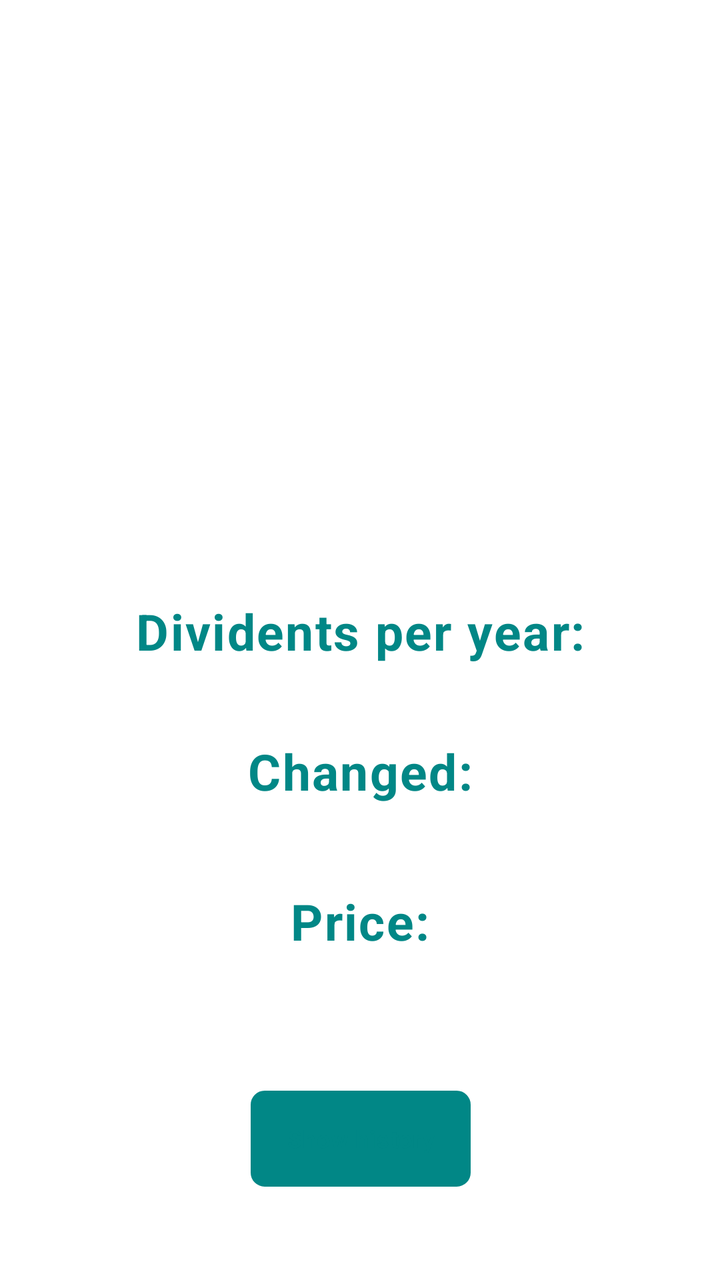
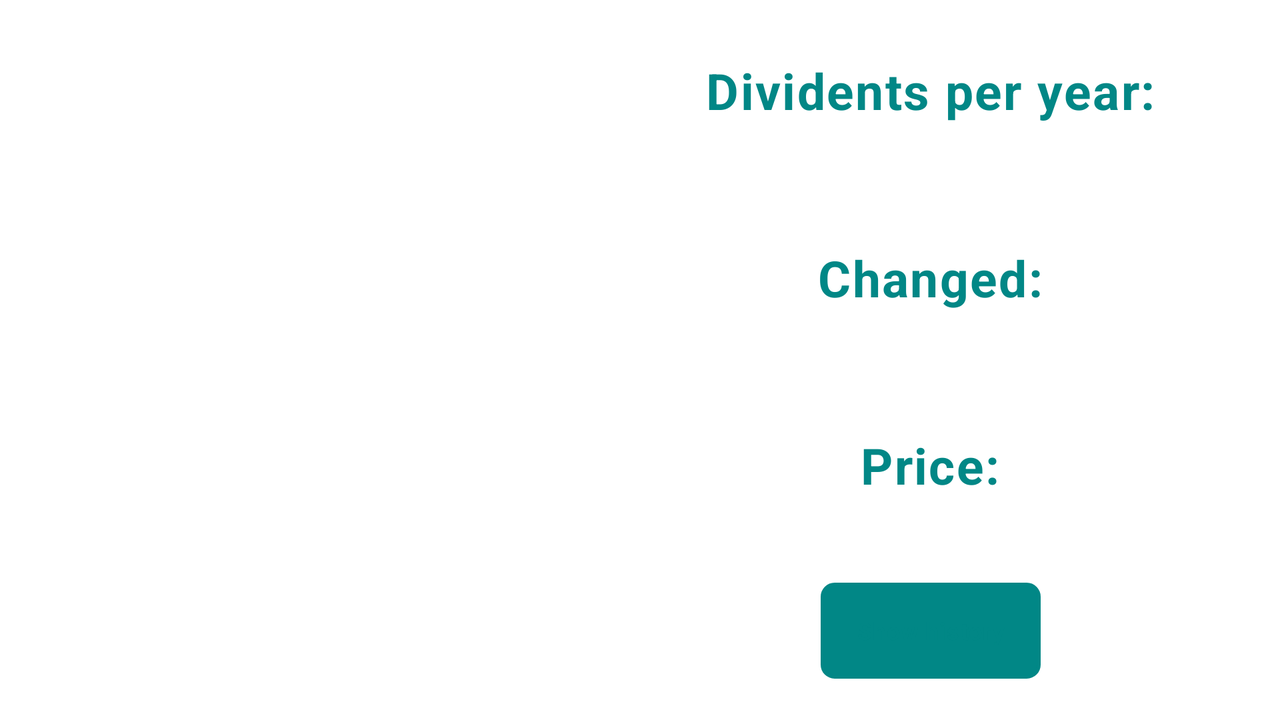

First picture: res/layout/ on a phone held upright. Second picture: the repository's own variant of that layout, on a device whose configuration matches the variant's folder. Source for both follows.
<!-- AndroidManifest.xml: application theme Theme.Fin -->
<!-- res/layout/show_details_activity.xml -->
<?xml version="1.0" encoding="utf-8"?>
<androidx.constraintlayout.widget.ConstraintLayout
    xmlns:android="http://schemas.android.com/apk/res/android"
    android:layout_width="match_parent"
    android:layout_height="match_parent"
    xmlns:app="http://schemas.android.com/apk/res-auto">
    <TextView
        android:id="@+id/ticker"
        android:layout_width="wrap_content"
        android:layout_height="wrap_content"
        android:textStyle="bold"
        android:textSize="25sp"
        android:textColor="@color/color"
        android:textAppearance="?attr/textAppearanceBody1"
        app:layout_constraintRight_toRightOf="@+id/imageTesla"
        app:layout_constraintLeft_toLeftOf="@+id/imageTesla"
        app:layout_constraintBottom_toTopOf="@+id/imageTesla"
        android:layout_marginBottom="10dp"
        android:gravity="center">
    </TextView>
    <ImageView
        android:id="@+id/imageTesla"
        android:layout_width="200dp"
        android:layout_height="200dp"
        android:gravity="center"
        app:layout_constraintBottom_toBottomOf="parent"
        app:layout_constraintLeft_toLeftOf="parent"
        app:layout_constraintRight_toRightOf="parent"
        app:layout_constraintTop_toTopOf="parent"
        app:layout_constraintVertical_bias="0.156">
    </ImageView>
    <TextView
        android:id="@+id/price"
        android:layout_width="wrap_content"
        android:layout_height="wrap_content"
        android:text="@string/price"
        android:textStyle="bold"
        android:textAppearance="?attr/textAppearanceBody1"
        android:textSize="25sp"
        android:textColor="@color/color"
        app:layout_constraintRight_toRightOf="@+id/imageTesla"
        app:layout_constraintLeft_toLeftOf="@+id/imageTesla"
        app:layout_constraintTop_toBottomOf="@+id/imageTesla"
        android:layout_marginTop="175dp"
        android:gravity="center">
    </TextView>
    <TextView
        android:id="@+id/change"
        android:layout_width="wrap_content"
        android:layout_height="wrap_content"
        android:text="@string/changed"
        android:textStyle="bold"
        android:textAppearance="?attr/textAppearanceBody1"
        android:textSize="25sp"
        android:textColor="@color/color"
        app:layout_constraintRight_toRightOf="@+id/imageTesla"
        app:layout_constraintLeft_toLeftOf="@+id/imageTesla"
        app:layout_constraintTop_toBottomOf="@+id/imageTesla"
        android:layout_marginTop="100dp"
        android:gravity="center">
    </TextView>
    <TextView
        android:id="@+id/showPrice"
        android:layout_width="wrap_content"
        android:layout_height="wrap_content"
        android:textSize="12sp"
        android:textColor="#808080"
        android:textAppearance="?attr/textAppearanceBody1"
        app:layout_constraintRight_toRightOf="@+id/price"
        app:layout_constraintLeft_toLeftOf="@+id/price"
        app:layout_constraintTop_toBottomOf="@+id/price"
        android:layout_marginTop="5dp"
        android:gravity="center">
    </TextView>

    <TextView
        android:id="@+id/showIndexFind"
        android:layout_width="wrap_content"
        android:layout_height="wrap_content"
        android:textSize="12sp"
        android:textColor="#808080"
        android:textAppearance="?attr/textAppearanceBody1"
        app:layout_constraintRight_toLeftOf="@+id/showChange"
        app:layout_constraintBottom_toBottomOf="@+id/showChange"
        app:layout_constraintTop_toTopOf="@+id/showChange"
        android:layout_marginEnd="5dp"
        android:gravity="center"
        >
    </TextView>

    <TextView
        android:id="@+id/showChange"
        android:layout_width="wrap_content"
        android:layout_height="wrap_content"
        android:textSize="12sp"
        android:textColor="#808080"
        android:textAppearance="?attr/textAppearanceBody1"
        app:layout_constraintRight_toRightOf="@+id/change"
        app:layout_constraintLeft_toLeftOf="@+id/change"
        app:layout_constraintTop_toBottomOf="@+id/change"
        android:layout_marginTop="5dp"
        android:gravity="center">
    </TextView>
    <ImageView
        android:id="@+id/upDown"
        android:layout_width="20dp"
        android:layout_height="20dp"
        app:layout_constraintLeft_toRightOf="@+id/showChange"
        app:layout_constraintTop_toTopOf="@+id/showChange"
        app:layout_constraintBottom_toBottomOf="@+id/showChange"
        android:gravity="center"
        android:layout_marginStart="10dp">
    </ImageView>
    <TextView
        android:id="@+id/divident"
        android:layout_width="wrap_content"
        android:layout_height="wrap_content"
        android:text="@string/divident"
        android:textStyle="bold"
        android:textColor="@color/color"
        android:textAppearance="?attr/textAppearanceBody1"
        android:textSize="25sp"
        app:layout_constraintRight_toRightOf="@+id/imageTesla"
        app:layout_constraintLeft_toLeftOf="@+id/imageTesla"
        app:layout_constraintTop_toBottomOf="@+id/imageTesla"
        android:layout_marginTop="30dp"
        android:gravity="center">
    </TextView>
    <TextView
        android:id="@+id/showDivident"
        android:layout_width="wrap_content"
        android:layout_height="wrap_content"
        android:textSize="12sp"
        android:textColor="#808080"
        android:textAppearance="?attr/textAppearanceBody1"
        app:layout_constraintRight_toRightOf="@+id/divident"
        app:layout_constraintLeft_toLeftOf="@+id/divident"
        app:layout_constraintTop_toBottomOf="@+id/divident"
        android:layout_marginTop="5dp"
        android:gravity="center">
    </TextView>

    <Button
        android:id="@+id/getSearch"
        android:layout_width="110dp"
        android:layout_height="wrap_content"
        android:textColor="@color/color"
        android:background="@drawable/buttonshape"
        android:textAppearance="?attr/textAppearanceBody1"
        android:textSize="12sp"
        android:text="@string/showHistory"
        android:textStyle="bold"
        android:onClick="onClickShowHistory"
        app:layout_constraintRight_toRightOf="@+id/showPrice"
        app:layout_constraintLeft_toLeftOf="@+id/showPrice"
        app:layout_constraintTop_toBottomOf="@+id/showPrice"
        app:layout_constraintBottom_toBottomOf="parent"
        android:gravity="center"
        >
    </Button>
</androidx.constraintlayout.widget.ConstraintLayout>
<!-- resources referenced by this layout -->
<resources>
  <color name="color">#FF018786</color>
  <!-- drawable buttonshape (drawable-v24) -->
  <?xml version="1.0" encoding="utf-8"?>
  <shape xmlns:android="http://schemas.android.com/apk/res/android" >
  <corners
  android:radius="6dp"
      />
  
  <padding
  android:left="0dp"
  android:top="0dp"
  android:right="0dp"
  android:bottom="0dp"
      />
  
  <stroke
  android:width="2dp"
  android:color="@color/color"
      />
      </shape>
  <string name="changed">Changed:</string>
  <string name="divident">Dividents per year:</string>
  <string name="price">Price:</string>
  <string name="showHistory">Show history</string>
  <style name="Theme.Fin" parent="Theme.MaterialComponents.DayNight">
          
          <item name="colorPrimary">@color/color</item>
          <item name="colorPrimaryVariant">@color/color</item>
          <item name="colorOnPrimary">@color/black</item>
          
          <item name="colorSecondary">@color/color</item>
          <item name="colorSecondaryVariant">@color/black</item>
          <item name="colorOnSecondary">@color/black</item>
          
          <item name="android:statusBarColor" tools:targetApi="l">?attr/colorPrimaryVariant</item>
          
      </style>
  <color name="black">#263238</color>
</resources>
<!-- res/layout-land/show_details_activity.xml (the repository's variant of the layout above) -->
<!-- drawn on the phone turned sideways -->
<?xml version="1.0" encoding="utf-8"?>
<androidx.constraintlayout.widget.ConstraintLayout
    xmlns:android="http://schemas.android.com/apk/res/android"
    android:layout_width="match_parent"
    android:layout_height="match_parent"
    xmlns:app="http://schemas.android.com/apk/res-auto">

    <TextView
        android:id="@+id/mark"
        android:layout_height="wrap_content"
        android:layout_width="wrap_content"
        app:layout_constraintTop_toTopOf="parent"
        app:layout_constraintBottom_toBottomOf="parent"
        app:layout_constraintLeft_toLeftOf="parent"
        app:layout_constraintRight_toRightOf="parent"
        >
    </TextView>

    <TextView
        android:id="@+id/ticker"
        android:layout_width="wrap_content"
        android:layout_height="wrap_content"
        android:textAppearance="?attr/textAppearanceBody1"
        android:textStyle="bold"
        android:textSize="25sp"
        android:textColor="@color/color"
        app:layout_constraintTop_toTopOf="parent"
        app:layout_constraintRight_toLeftOf="@+id/mark"
        app:layout_constraintBottom_toBottomOf="parent"
        app:layout_constraintLeft_toLeftOf="parent"
        android:layout_marginStart="50dp"
        android:layout_marginBottom="230dp"
        android:gravity="center">
    </TextView>
    <ImageView
        android:id="@+id/imageTesla"
        android:layout_width="200dp"
        android:layout_height="200dp"
        android:gravity="center"
        app:layout_constraintTop_toBottomOf="@+id/ticker"
        app:layout_constraintRight_toRightOf="@+id/ticker"
        app:layout_constraintLeft_toLeftOf="@+id/ticker"
        android:layout_marginTop="20dp"
        >
    </ImageView>

    <TextView
        android:id="@+id/price"
        android:layout_width="wrap_content"
        android:layout_height="wrap_content"
        android:gravity="center"
        android:textStyle="bold"
        android:textAppearance="?attr/textAppearanceBody1"
        android:textColor="@color/color"
        android:text="@string/price"
        android:textSize="25sp"
        app:layout_constraintLeft_toLeftOf="@+id/change"
        app:layout_constraintRight_toRightOf="@+id/change"
        app:layout_constraintTop_toBottomOf="@+id/change"
        android:layout_marginTop="60dp"
        >

    </TextView>

    <TextView
        android:id="@+id/change"
        android:layout_width="wrap_content"
        android:layout_height="wrap_content"
        android:layout_marginTop="60dp"
        android:textStyle="bold"
        android:textAppearance="?attr/textAppearanceBody1"
        android:textColor="@color/color"
        android:gravity="center"
        android:text="@string/changed"
        android:textSize="25sp"
        app:layout_constraintLeft_toLeftOf="@+id/divident"
        app:layout_constraintRight_toRightOf="@+id/divident"
        app:layout_constraintTop_toBottomOf="@+id/divident">

    </TextView>
    <TextView
        android:id="@+id/showPrice"
        android:layout_width="wrap_content"
        android:layout_height="wrap_content"
        android:textSize="12sp"
        android:textAppearance="?attr/textAppearanceBody1"
        android:textColor="#808080"
        app:layout_constraintRight_toRightOf="@+id/price"
        app:layout_constraintLeft_toLeftOf="@+id/price"
        app:layout_constraintTop_toBottomOf="@+id/price"
        android:layout_marginTop="5dp"
        android:gravity="center">
    </TextView>

    <TextView
        android:id="@+id/showIndexFind"
        android:layout_width="wrap_content"
        android:layout_height="wrap_content"
        android:textSize="12sp"
        android:textAppearance="?attr/textAppearanceBody1"
        android:textColor="#808080"
        app:layout_constraintRight_toLeftOf="@+id/showChange"
        app:layout_constraintBottom_toBottomOf="@+id/showChange"
        app:layout_constraintTop_toTopOf="@+id/showChange"
        android:layout_marginEnd="5dp"
        android:gravity="center"
        >
    </TextView>

    <TextView
        android:id="@+id/showChange"
        android:layout_width="wrap_content"
        android:layout_height="wrap_content"
        android:textSize="12sp"
        android:textAppearance="?attr/textAppearanceBody1"
        android:textColor="#808080"
        app:layout_constraintRight_toRightOf="@+id/change"
        app:layout_constraintLeft_toLeftOf="@+id/change"
        app:layout_constraintTop_toBottomOf="@+id/change"
        android:layout_marginTop="5dp"
        android:gravity="center">
    </TextView>
    <ImageView
        android:id="@+id/upDown"
        android:layout_width="20dp"
        android:layout_height="20dp"
        app:layout_constraintLeft_toRightOf="@+id/showChange"
        app:layout_constraintTop_toTopOf="@+id/showChange"
        app:layout_constraintBottom_toBottomOf="@+id/showChange"
        android:gravity="center"
        android:layout_marginStart="10dp"
        >
    </ImageView>

    <TextView
        android:id="@+id/divident"
        android:layout_width="wrap_content"
        android:layout_height="wrap_content"
        android:layout_marginBottom="300dp"
        android:gravity="center"
        android:text="@string/divident"
        android:textSize="25sp"
        android:textAppearance="?attr/textAppearanceBody1"
        android:textColor="@color/color"
        android:textStyle="bold"
        app:layout_constraintBottom_toBottomOf="parent"
        app:layout_constraintLeft_toRightOf="@+id/mark"
        app:layout_constraintTop_toTopOf="parent"
        app:layout_constraintRight_toRightOf="parent"
        android:layout_marginEnd="30dp"
        android:layout_marginTop="30dp"

        />

    <TextView
        android:id="@+id/showDivident"
        android:layout_width="wrap_content"
        android:layout_height="wrap_content"
        android:layout_marginTop="5dp"
        android:fontFamily="@font/roboto_slab"
        android:textSize="12sp"
        android:textAppearance="?attr/textAppearanceBody1"
        android:textColor="#808080"
        android:gravity="center"
        app:layout_constraintLeft_toLeftOf="@+id/divident"
        app:layout_constraintRight_toRightOf="@+id/divident"
        app:layout_constraintTop_toBottomOf="@+id/divident">

    </TextView>

    <Button
        android:id="@+id/getSearch"
        android:layout_width="110dp"
        android:layout_height="wrap_content"
        android:textColor="@color/color"
        android:background="@drawable/buttonshape"
        android:textSize="12sp"
        android:textAppearance="?attr/textAppearanceBody1"
        android:text="@string/showHistory"
        android:textStyle="bold"
        android:onClick="onClickShowHistory"
        app:layout_constraintRight_toRightOf="@+id/price"
        app:layout_constraintLeft_toLeftOf="@+id/price"
        app:layout_constraintTop_toBottomOf="@+id/showPrice"
        app:layout_constraintBottom_toBottomOf="parent"
        android:gravity="center"
        >
    </Button>
</androidx.constraintlayout.widget.ConstraintLayout>
